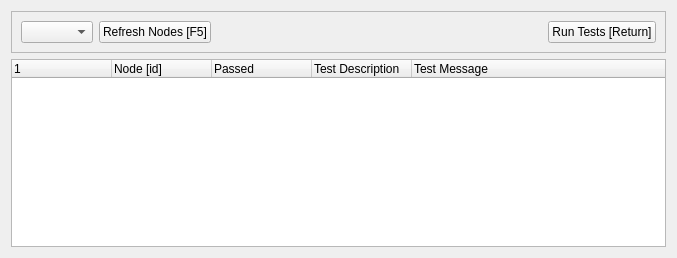
<?xml version="1.0" encoding="UTF-8"?>
<ui version="4.0">
 <class>SrSelfTestDockWidget</class>
 <widget class="QWidget" name="SrSelfTestDockWidget">
  <property name="geometry">
   <rect>
    <x>0</x>
    <y>0</y>
    <width>677</width>
    <height>258</height>
   </rect>
  </property>
  <property name="windowTitle">
   <string>Self Tests</string>
  </property>
  <layout class="QVBoxLayout" name="verticalLayout">
   <item>
    <widget class="QFrame" name="frame">
     <property name="frameShape">
      <enum>QFrame::StyledPanel</enum>
     </property>
     <property name="frameShadow">
      <enum>QFrame::Raised</enum>
     </property>
     <layout class="QHBoxLayout" name="horizontalLayout">
      <item>
       <widget class="QComboBox" name="nodes_combo"/>
      </item>
      <item>
       <widget class="QPushButton" name="btn_refresh_nodes">
        <property name="text">
         <string>Refresh Nodes [F5]</string>
        </property>
        <property name="shortcut">
         <string>F5</string>
        </property>
       </widget>
      </item>
      <item>
       <spacer name="horizontalSpacer">
        <property name="orientation">
         <enum>Qt::Horizontal</enum>
        </property>
        <property name="sizeHint" stdset="0">
         <size>
          <width>40</width>
          <height>20</height>
         </size>
        </property>
       </spacer>
      </item>
      <item>
       <widget class="QPushButton" name="btn_test">
        <property name="text">
         <string>Run Tests [Return]</string>
        </property>
        <property name="shortcut">
         <string>Return</string>
        </property>
        <property name="default">
         <bool>false</bool>
        </property>
       </widget>
      </item>
     </layout>
    </widget>
   </item>
   <item>
    <widget class="QTreeWidget" name="test_tree">
     <column>
      <property name="text">
       <string notr="true">1</string>
      </property>
     </column>
     <column>
      <property name="text">
       <string>Node [id]</string>
      </property>
     </column>
     <column>
      <property name="text">
       <string>Passed</string>
      </property>
     </column>
     <column>
      <property name="text">
       <string>Test Description</string>
      </property>
     </column>
     <column>
      <property name="text">
       <string>Test Message</string>
      </property>
     </column>
    </widget>
   </item>
  </layout>
 </widget>
 <resources/>
 <connections/>
</ui>
